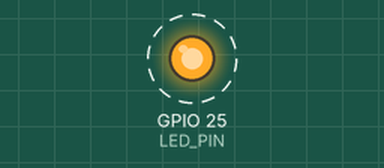
This program was run on a simulated Raspberry Pi (BCM pin numbers). On the bench: output pins drawn as LEDs (lit = HIGH). Dashed ring = blinking.

Above: at 0.5 s.
Timing chart, 0 to 4.6 s (numbered marks = the images above):
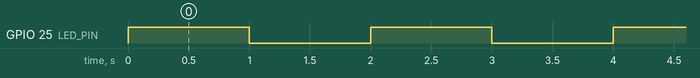

Measured:
- by itself, GPIO 25 (LED_PIN): alternates HIGH for 1.0 s and LOW for 1.0 s

The program:

led.py
```python
import time
import wiringpi2 as wiringpi

#use Broadcom pin numbers
wiringpi.wiringPiSetupGpio()

LED_PIN = 25

# setup pin as an output
wiringpi.pinMode(LED_PIN, 1)

while True:
  # enable LED
  wiringpi.digitalWrite(LED_PIN, 1)

  # wait 1 second
  time.sleep(1)

  # disable LED
  wiringpi.digitalWrite(LED_PIN, 0)

  # wait 1 second
  time.sleep(1)

#cleanup
wiringpi.pinMode(LED_PIN, 0)
```
